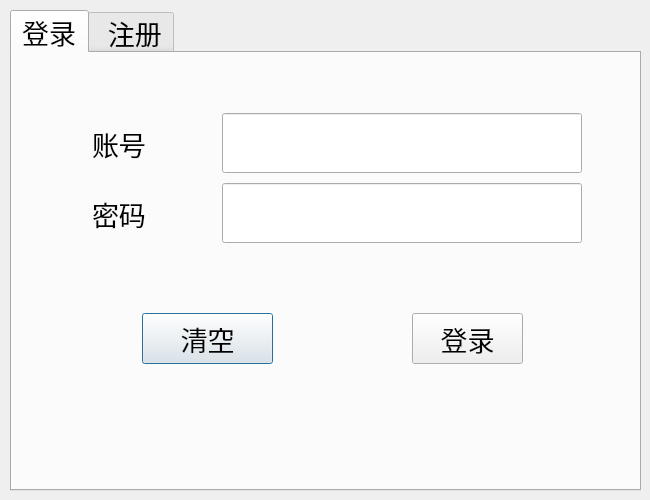
<?xml version="1.0" encoding="UTF-8"?>
<ui version="4.0">
 <class>LoginDialog</class>
 <widget class="QDialog" name="LoginDialog">
  <property name="geometry">
   <rect>
    <x>0</x>
    <y>0</y>
    <width>650</width>
    <height>500</height>
   </rect>
  </property>
  <property name="minimumSize">
   <size>
    <width>650</width>
    <height>500</height>
   </size>
  </property>
  <property name="maximumSize">
   <size>
    <width>650</width>
    <height>500</height>
   </size>
  </property>
  <property name="windowTitle">
   <string>Dialog</string>
  </property>
  <widget class="QTabWidget" name="tabWidget">
   <property name="enabled">
    <bool>true</bool>
   </property>
   <property name="geometry">
    <rect>
     <x>10</x>
     <y>10</y>
     <width>631</width>
     <height>481</height>
    </rect>
   </property>
   <property name="font">
    <font>
     <pointsize>20</pointsize>
    </font>
   </property>
   <property name="currentIndex">
    <number>0</number>
   </property>
   <widget class="QWidget" name="tab">
    <attribute name="title">
     <string>登录</string>
    </attribute>
    <widget class="QLabel" name="label">
     <property name="geometry">
      <rect>
       <x>80</x>
       <y>70</y>
       <width>91</width>
       <height>41</height>
      </rect>
     </property>
     <property name="font">
      <font>
       <pointsize>20</pointsize>
      </font>
     </property>
     <property name="text">
      <string>账号</string>
     </property>
    </widget>
    <widget class="QLineEdit" name="le_passwd">
     <property name="geometry">
      <rect>
       <x>210</x>
       <y>130</y>
       <width>360</width>
       <height>60</height>
      </rect>
     </property>
     <property name="font">
      <font>
       <pointsize>10</pointsize>
      </font>
     </property>
     <property name="toolTip">
      <string>&lt;html&gt;&lt;head/&gt;&lt;body&gt;&lt;p&gt;请输入10到20位为由字母，数字，下划线组成的密码&lt;/p&gt;&lt;/body&gt;&lt;/html&gt;</string>
     </property>
    </widget>
    <widget class="QLabel" name="label_2">
     <property name="geometry">
      <rect>
       <x>80</x>
       <y>140</y>
       <width>101</width>
       <height>41</height>
      </rect>
     </property>
     <property name="font">
      <font>
       <pointsize>20</pointsize>
      </font>
     </property>
     <property name="text">
      <string>密码</string>
     </property>
    </widget>
    <widget class="QPushButton" name="pb_clear">
     <property name="geometry">
      <rect>
       <x>130</x>
       <y>260</y>
       <width>131</width>
       <height>51</height>
      </rect>
     </property>
     <property name="font">
      <font>
       <pointsize>20</pointsize>
      </font>
     </property>
     <property name="text">
      <string>清空</string>
     </property>
    </widget>
    <widget class="QLineEdit" name="le_userId">
     <property name="geometry">
      <rect>
       <x>210</x>
       <y>60</y>
       <width>360</width>
       <height>60</height>
      </rect>
     </property>
     <property name="font">
      <font>
       <pointsize>20</pointsize>
      </font>
     </property>
     <property name="toolTip">
      <string>&lt;html&gt;&lt;head/&gt;&lt;body&gt;&lt;p&gt;&lt;span style=&quot; font-size:14pt;&quot;&gt;请输入11位手机号&lt;/span&gt;&lt;/p&gt;&lt;/body&gt;&lt;/html&gt;</string>
     </property>
     <property name="text">
      <string/>
     </property>
    </widget>
    <widget class="QPushButton" name="pb_signIn">
     <property name="geometry">
      <rect>
       <x>400</x>
       <y>260</y>
       <width>111</width>
       <height>51</height>
      </rect>
     </property>
     <property name="font">
      <font>
       <pointsize>20</pointsize>
      </font>
     </property>
     <property name="text">
      <string>登录</string>
     </property>
    </widget>
   </widget>
   <widget class="QWidget" name="tab_2">
    <attribute name="title">
     <string> 注册</string>
    </attribute>
    <widget class="QLabel" name="label_3">
     <property name="geometry">
      <rect>
       <x>50</x>
       <y>50</y>
       <width>90</width>
       <height>40</height>
      </rect>
     </property>
     <property name="font">
      <font>
       <pointsize>20</pointsize>
      </font>
     </property>
     <property name="text">
      <string>账号</string>
     </property>
    </widget>
    <widget class="QLineEdit" name="le_register_name">
     <property name="geometry">
      <rect>
       <x>210</x>
       <y>110</y>
       <width>360</width>
       <height>60</height>
      </rect>
     </property>
     <property name="font">
      <font>
       <pointsize>20</pointsize>
      </font>
     </property>
     <property name="toolTip">
      <string>&lt;html&gt;&lt;head/&gt;&lt;body&gt;&lt;p&gt;请输入用户名，仅包括中英文字母和下划线&lt;/p&gt;&lt;/body&gt;&lt;/html&gt;</string>
     </property>
    </widget>
    <widget class="QLabel" name="label_4">
     <property name="geometry">
      <rect>
       <x>40</x>
       <y>120</y>
       <width>121</width>
       <height>40</height>
      </rect>
     </property>
     <property name="font">
      <font>
       <pointsize>20</pointsize>
      </font>
     </property>
     <property name="text">
      <string>用户名</string>
     </property>
    </widget>
    <widget class="QPushButton" name="pb_register_clear">
     <property name="geometry">
      <rect>
       <x>110</x>
       <y>340</y>
       <width>131</width>
       <height>51</height>
      </rect>
     </property>
     <property name="font">
      <font>
       <pointsize>20</pointsize>
      </font>
     </property>
     <property name="text">
      <string> 清空</string>
     </property>
    </widget>
    <widget class="QLineEdit" name="le_register_Id">
     <property name="geometry">
      <rect>
       <x>210</x>
       <y>40</y>
       <width>360</width>
       <height>60</height>
      </rect>
     </property>
     <property name="font">
      <font>
       <pointsize>20</pointsize>
      </font>
     </property>
     <property name="toolTip">
      <string>&lt;html&gt;&lt;head/&gt;&lt;body&gt;&lt;p&gt;&lt;span style=&quot; font-size:14pt;&quot;&gt;请输入11位手机号&lt;/span&gt;&lt;/p&gt;&lt;/body&gt;&lt;/html&gt;</string>
     </property>
     <property name="text">
      <string/>
     </property>
    </widget>
    <widget class="QPushButton" name="pb_register">
     <property name="geometry">
      <rect>
       <x>380</x>
       <y>340</y>
       <width>111</width>
       <height>51</height>
      </rect>
     </property>
     <property name="font">
      <font>
       <pointsize>20</pointsize>
      </font>
     </property>
     <property name="text">
      <string>注册</string>
     </property>
    </widget>
    <widget class="QLabel" name="label_5">
     <property name="geometry">
      <rect>
       <x>40</x>
       <y>190</y>
       <width>90</width>
       <height>40</height>
      </rect>
     </property>
     <property name="text">
      <string>密码</string>
     </property>
    </widget>
    <widget class="QLineEdit" name="le_registerPasswd">
     <property name="geometry">
      <rect>
       <x>210</x>
       <y>180</y>
       <width>360</width>
       <height>60</height>
      </rect>
     </property>
     <property name="font">
      <font>
       <pointsize>10</pointsize>
      </font>
     </property>
     <property name="toolTip">
      <string>&lt;html&gt;&lt;head/&gt;&lt;body&gt;&lt;p&gt;请输入10到20位为由字母，数字，下划线组成的密码&lt;/p&gt;&lt;/body&gt;&lt;/html&gt;</string>
     </property>
    </widget>
    <widget class="QLabel" name="label_6">
     <property name="geometry">
      <rect>
       <x>40</x>
       <y>260</y>
       <width>161</width>
       <height>40</height>
      </rect>
     </property>
     <property name="text">
      <string>确认密码</string>
     </property>
    </widget>
    <widget class="QLineEdit" name="le_registerPasswdConfirm">
     <property name="geometry">
      <rect>
       <x>210</x>
       <y>250</y>
       <width>360</width>
       <height>60</height>
      </rect>
     </property>
     <property name="font">
      <font>
       <pointsize>10</pointsize>
      </font>
     </property>
     <property name="toolTip">
      <string>&lt;html&gt;&lt;head/&gt;&lt;body&gt;&lt;p&gt;请输入确认密码&lt;/p&gt;&lt;/body&gt;&lt;/html&gt;</string>
     </property>
    </widget>
   </widget>
  </widget>
 </widget>
 <resources/>
 <connections/>
</ui>
